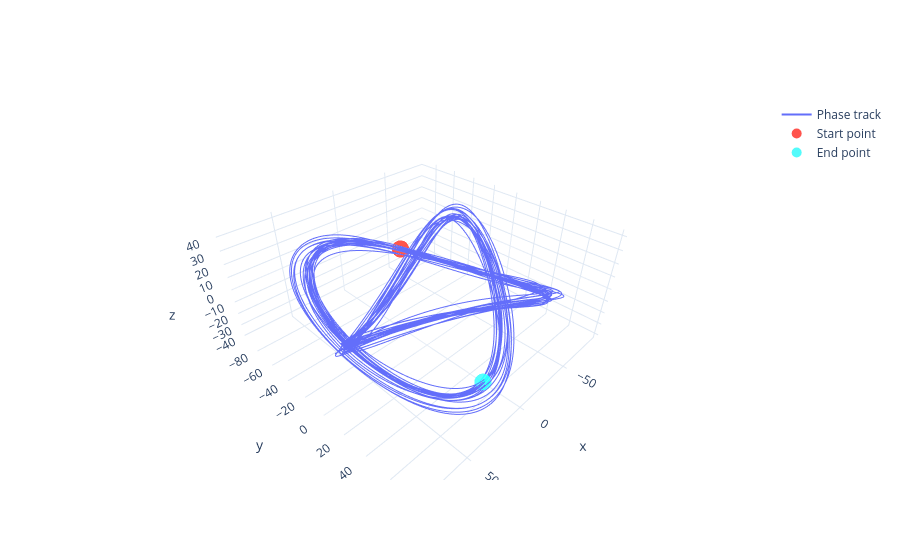

Source (notebook cell):
### Code cell
track1, basis1 = phase_track(x_acc_clear[:, None], 300, 2)
track2, basis2 = phase_track(x_acc_clear[:, None], 300, 3)
plot_phase_track(track2)

### Figure 1 — Plotly figure (JSON) as saved in the notebook; plotly's stock layout.template omitted (floating-point values rounded to 4 significant figures; data arrays with more than 128 entries replaced by an {"elided": "..."} marker saying what was removed)
{"data": [{"mode": "lines", "name": "Phase track", "type": "scatter3d", "x": {"elided": "8881 float values"}, "y": {"elided": "8881 float values"}, "z": {"elided": "8881 float values"}}, {"marker": {"color": "rgba(255, 10, 0, .7)", "size": 10}, "mode": "markers", "name": "Start point", "type": "scatter3d", "x": [-46.84], "y": [-77.39], "z": [-15.89]}, {"marker": {"color": "rgba(10, 250, 250, .7)", "size": 10}, "mode": "markers", "name": "End point", "type": "scatter3d", "x": [12.55], "y": [59.39], "z": [-28.07]}], "layout": {}}
